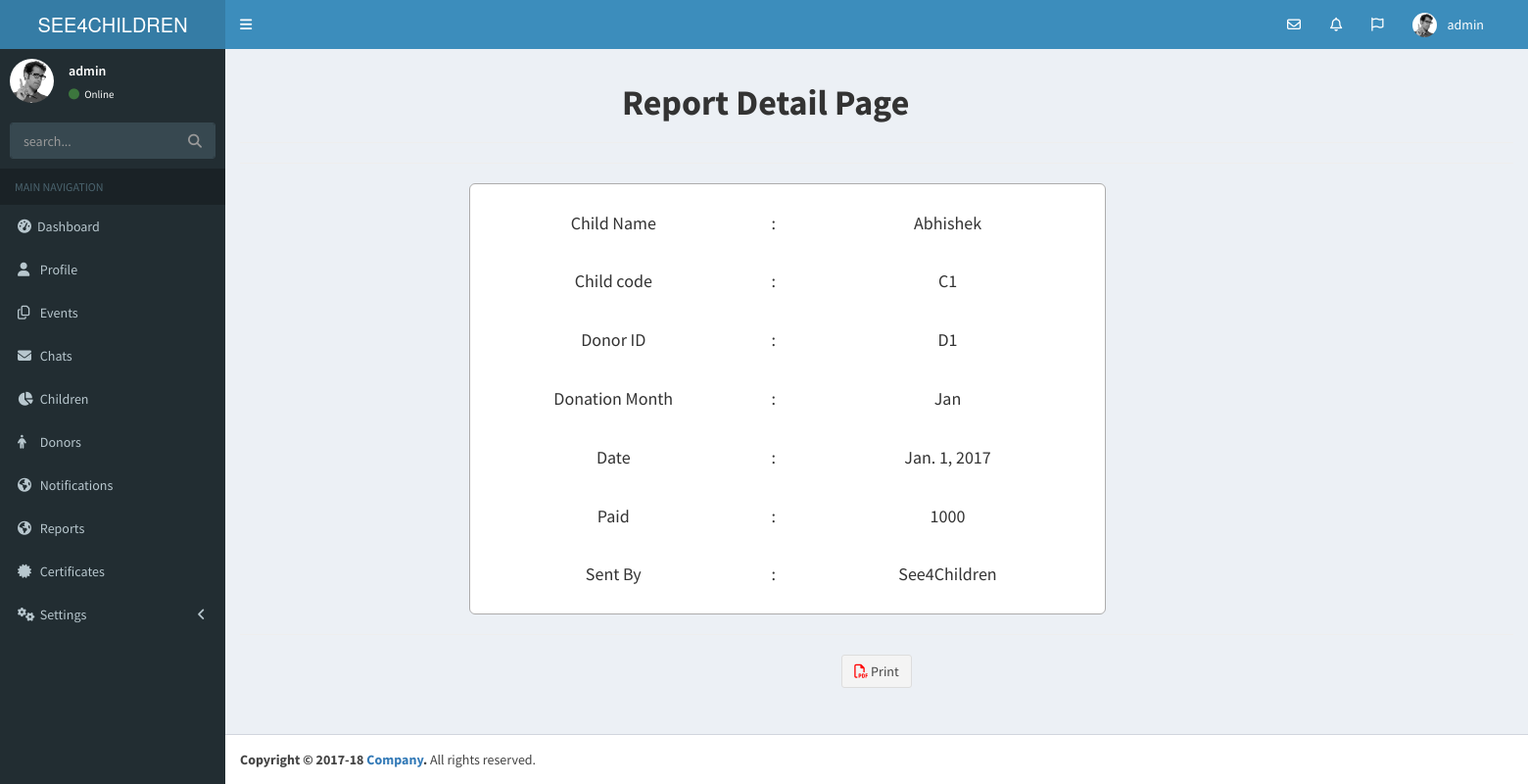
Screenshot of /report_detail/17/ (signed in) with the database file from the repository.
### superadmin/models.py (models this page shows)
class Invoice(models.Model):
    select_ngo = models.ForeignKey(NGO, default=1)
    child_name = models.CharField(max_length=100)
    child_code = models.CharField(max_length=6, null=True, blank=True)
    donor_id = models.CharField(max_length=100)
    donation_month = models.CharField(choices=(
        ('jan', "January",),
        ('feb', "February"),
        ('mar', "March"),
        ('apr', "April"),
        ('may', "May"),
        ('jun', "June"),
        ('jul', "July"),
        ('aug', "August"),
        ('sep', "September"),
        ('oct', "October"),
        ('nov', "November"),
        ('dec', "December"),
    ), max_length=10
    )
    date = models.DateField()
    paid = models.CharField(max_length=10)
    time_stamp = models.DateTimeField(auto_now=True, auto_created=True)

### NGO/views.py (the view)
# urls.py: url(r'^report_detail/(?P<id>\d+)/$', views.report_detail, name='report_detail'),
@login_required
def report_detail(request, id):
    form = get_object_or_404(Invoice, id=id)
    return render(request, 'ngo/report_detail.html', {'form': form})

### templates/ngo/report_detail.html
{% extends 'ngo/base.html' %}
{% block content %}
    <div class="content-wrapper">
    <section class="content">
        <h1 style="margin-left: 30%"><b>Report Detail Page</b></h1><hr/><hr/>
        <div style="background: #fff; height: auto; width: 650px; margin-left: 18%; border: 1px solid #adacac;  border-radius: 6px;">
            <div class="container">
            <div class="row"><br>
                <div class="col-md-3" style="text-align: center">
                    <h4>Child Name</h4><br>
                    <h4>Child code</h4><br>
                    <h4>Donor ID</h4><br>
                    <h4>Donation Month</h4><br>
                    <h4>Date</h4><br>
                    <h4>Paid</h4><br>
                    <h4>Sent By</h4><br>
                </div>
                <div class="col-md-1">
                    <h4>:</h4><br>
                    <h4>:</h4><br>
                    <h4>:</h4><br>
                    <h4>:</h4><br>
                    <h4>:</h4><br>
                    <h4>:</h4><br>
                    <h4>:</h4><br>
                </div>
                <div class="col-md-2" style="text-align: center">
                    <h4>{{ form.child_name }}</h4><br>
                    <h4>{{ form.child_code }}</h4><br>
                    <h4>{{ form.donor_id }}</h4><br>
                    <h4>{{ form.donation_month.capitalize }}</h4><br>
                    <h4>{{ form.date }}</h4><br>
                    <h4>{{ form.paid }}</h4><br>
                    <h4>See4Children</h4><br>
                </div>
            </div>
        </div>
        </div><hr/>
        <center><a href="/print_report/{{ form.id }}" target="_blank" class="btn btn-default"><i class="fa fa-file-pdf-o" style="color: red;"></i> Print</a></center>
    </section>
    </div>
{% endblock %}

### templates/ngo/base.html (shortened to what this page needs)
<!DOCTYPE html>
<html>
<head>
    {% load staticfiles %}
  <link rel="stylesheet" href="{% static 'bower_components/bootstrap/dist/css/bootstrap.min.css' %}">
  <link rel="stylesheet" href="{% static 'bower_components/font-awesome/css/font-awesome.min.css' %}">
  <link rel="stylesheet" href="{% static 'bower_components/Ionicons/css/ionicons.min.css' %}">
  <link rel="stylesheet" href="{% static 'dist/css/AdminLTE.min.css' %}">
  <link rel="stylesheet" href="{% static 'dist/css/skins/_all-skins.min.css' %}">
  <link rel="stylesheet" href="{% static 'plugins/bootstrap-wysihtml5/bootstrap3-wysihtml5.min.css' %}">
  <link rel="stylesheet" href="http://code.jquery.com/ui/1.8.18/themes/base/jquery-ui.css" type="text/css" media="all"/>
</head>
<body class="hold-transition skin-blue sidebar-mini">
 <header class="main-header">
    <a href="/" class="logo">
      <span class="logo-lg">SEE4CHILDREN</span>
    </a>
    <nav class="navbar navbar-static-top" role="navigation">
      <a href="#" class="sidebar-toggle" data-toggle="push-menu" role="button">
      </a>
      <div class="navbar-custom-menu">
        <ul class="nav navbar-nav">
          <li class="dropdown messages-menu">
            <a href="#" class="dropdown-toggle" data-toggle="dropdown">
              <i class="fa fa-envelope-o"></i>
            </a>
          </li>
          <li class="dropdown notifications-menu">
            <a href="#" class="dropdown-toggle" data-toggle="dropdown">
              <i class="fa fa-bell-o"></i>
            </a>
          </li>
          <li class="dropdown tasks-menu">
            <a href="#" class="dropdown-toggle" data-toggle="dropdown">
              <i class="fa fa-flag-o"></i>
            </a>
          </li>
          <li class="dropdown user user-menu">
            <a href="#" class="dropdown-toggle" data-toggle="dropdown">
              <img src="{% static "dist/img/user2-160x160.jpg" %}" class="user-image" alt="User Image">
              <span class="hidden-xs">{{ user }}</span>
            </a>
          </li>
          <li>
            <a href="#"></a>
          </li>
        </ul>
      </div>
    </nav>
  </header>
  <aside class="main-sidebar">
      {% if not loggedIn %}
    <section class="sidebar">
      <div class="user-panel">
        <div class="pull-left image">
          <img src="{% static "dist/img/user2-160x160.jpg" %}" class="img-circle" alt="User Image">
        </div>
        <div class="pull-left info">
          <p>{{ user }}</p>
          <a href="#"><i class="fa fa-circle text-success"></i> Online</a>
        </div>
      </div>
      <form method="get" role="search" action="{% url 'NGO:index' %}" class="sidebar-form">
        <div class="input-group">
          <input type="text" name="q" class="form-control" value="{{ request.GET.get }}" placeholder="search...">
          <span class="input-group-btn">
              <button type="submit" class="btn btn-flat"><i class="fa fa-search"></i>
              </button>
            </span>
        </div>
      </form>
        <ul class="sidebar-menu" data-widget="tree">
        <li class="header">MAIN NAVIGATION</li>
        <li>
          <a href="/">
            <i class="fa fa-dashboard"></i><span>Dashboard</span>
          </a>
        </li>
        <li>
          <a href="/profile/">
            <i class="fa fa-user"></i> <span>Profile</span>
          </a>
        </li>
        <li>
          <a href="/event_list/">
            <i class="fa fa-files-o"></i>
            <span>Events</span>
          </a>
        </li>
        <li>
          <a href="/messages/admin/">
            <i class="fa fa-envelope"></i> <span>Chats</span>
          </a>
        </li>
        <li>
          <a href="/children_list/">
            <i class="fa fa-pie-chart"></i>
            <span>Children</span>
          </a>
        </li>
        <li>
          <a href="/donor_list/">
            <i class="fa fa-male"></i> <span>Donors</span>
          </a>
        </li>
         <li>
          <a href="/notification_list/">
            <i class="fa fa-globe"></i> <span>Notifications</span>
          </a>
        </li>
        <li>
          <a href="/reports/">
            <i class="fa fa-globe"></i> <span>Reports</span>
          </a>
        </li>
        <li>
          <a href="/certificate/">
            <i class="fa fa-certificate"></i> <span>Certificates</span>
          </a>
        </li>
        <li class="treeview">
          <a href="#">
            <i class="fa fa-gears"></i> <span>Settings</span>
            <span class="pull-right-container">
              <i class="fa fa-angle-left pull-right"></i>
            </span>
          </a>
        </li>
        </ul>
    </section>
      {% endif %}
  </aside>
    {% block content %}
    {% endblock %}
<footer class="main-footer">
    <strong>Copyright &copy; 2017-18 <a href="#">Company</a>.</strong> All rights reserved.
  </footer>
</body>
</body>
</html>

### rows the page displays
Invoice: child_name "Abhishek", child_code "C1", donor_id "D1", donation_month "Jan", date "Jan. 1, 2017", paid "1000"

### other values shown
{{ user }} "admin"
